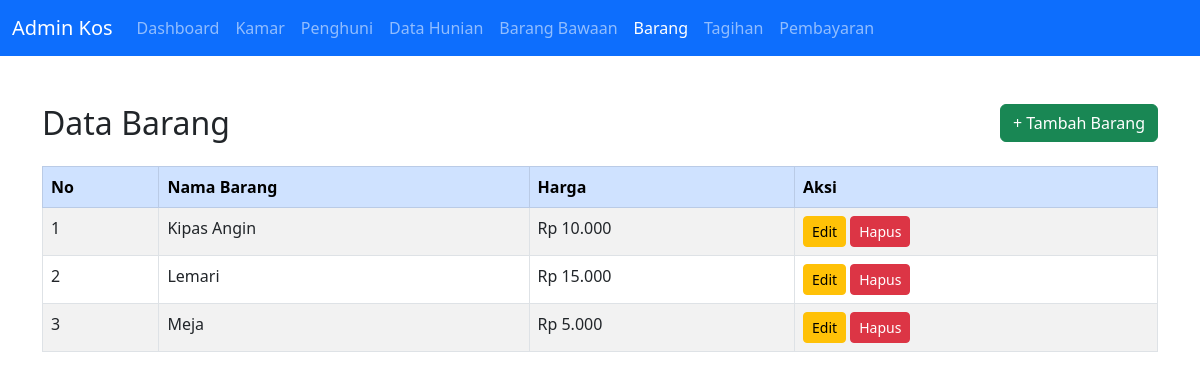
/admin/barang.php, run on the app's committed database.
### tables this page shows
CREATE TABLE tb_barang (
    id INT AUTO_INCREMENT PRIMARY KEY,
    nama VARCHAR(100),
    harga INT
);

### admin/barang.php (the view, shortened to what this page needs)
<?php
include '../inc/db.php';
?>
<!DOCTYPE html>
<html>
<head>
    <link href="https://cdn.jsdelivr.net/npm/bootstrap@5.3.0/dist/css/bootstrap.min.css" rel="stylesheet">
</head>
<body>
    <nav class="navbar navbar-expand-lg navbar-dark bg-primary">
        <div class="container-fluid">
            <a class="navbar-brand" href="dashboard.php">Admin Kos</a>
            <div class="collapse navbar-collapse" id="navbarNav">
                <ul class="navbar-nav">
                    <li class="nav-item"><a class="nav-link" href="dashboard.php">Dashboard</a></li>
                    <li class="nav-item"><a class="nav-link" href="kamar.php">Kamar</a></li>
                    <li class="nav-item"><a class="nav-link" href="penghuni.php">Penghuni</a></li>
                    <li class="nav-item"><a class="nav-link" href="kmr_penghuni.php">Data Hunian</a></li>
                    <li class="nav-item"><a class="nav-link" href="brng_bawaan.php">Barang Bawaan</a></li>
                    <li class="nav-item"><a class="nav-link active" href="barang.php">Barang</a></li>
                    <li class="nav-item"><a class="nav-link" href="tagihan.php">Tagihan</a></li>
                    <li class="nav-item"><a class="nav-link" href="bayar.php">Pembayaran</a></li>
                </ul>
            </div>
        </div>
    </nav>
    <div class="container py-5">
        <div class="d-flex justify-content-between align-items-center mb-4">
            <h2 class="mb-0">Data Barang</h2>
            <a href="barang_tambah.php" class="btn btn-success">+ Tambah Barang</a>
        </div>
        <table class="table table-bordered table-striped">
            <thead class="table-primary">
                <tr>
                    <th>No</th>
                    <th>Nama Barang</th>
                    <th>Harga</th>
                    <th>Aksi</th>
                </tr>
            </thead>
            <tbody>
                <?php
                $sql = "SELECT * FROM tb_barang ORDER BY nama ASC";
                $result = mysqli_query($conn, $sql);
                if (mysqli_num_rows($result) > 0) {
                    $no = 1;
                    while ($row = mysqli_fetch_assoc($result)) {
                        echo '<tr>';
                        echo '<td>' . $no++ . '</td>';
                        echo '<td>' . htmlspecialchars($row['nama']) . '</td>';
                        echo '<td>Rp ' . number_format($row['harga'], 0, ',', '.') . '</td>';
                        echo '<td>';
                        echo '<a href="barang_edit.php?id=' . $row['id'] . '" class="btn btn-sm btn-warning">Edit</a> ';
                        echo '<a href="?hapus=' . $row['id'] . '" class="btn btn-sm btn-danger" onclick="return confirmHapus(\'' . htmlspecialchars($row['nama']) . '\')">Hapus</a>';
                        echo '</td>';
                        echo '</tr>';
                    }
                } else {
                    echo '<tr><td colspan="4" class="text-center">Belum ada data barang.</td></tr>';
                }
                ?>
            </tbody>
        </table>
    </div>
</body>
</html>

### data on the page
tb_barang: nama "Kipas Angin", harga "10.000"
tb_barang: nama "Lemari", harga "15.000"
tb_barang: nama "Meja", harga "5.000"
